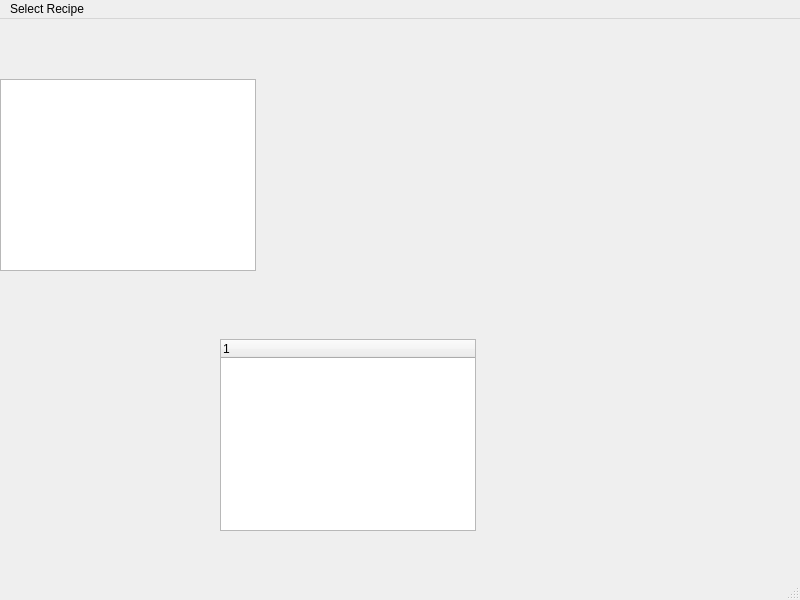
<?xml version="1.0" encoding="UTF-8"?>
<ui version="4.0">
 <class>MainWindow</class>
 <widget class="QMainWindow" name="MainWindow">
  <property name="geometry">
   <rect>
    <x>0</x>
    <y>0</y>
    <width>800</width>
    <height>600</height>
   </rect>
  </property>
  <property name="windowTitle">
   <string>MainWindow</string>
  </property>
  <widget class="QWidget" name="centralwidget">
   <widget class="QTreeView" name="treeView">
    <property name="geometry">
     <rect>
      <x>0</x>
      <y>60</y>
      <width>256</width>
      <height>192</height>
     </rect>
    </property>
   </widget>
   <widget class="QTreeWidget" name="treeWidget">
    <property name="geometry">
     <rect>
      <x>220</x>
      <y>320</y>
      <width>256</width>
      <height>192</height>
     </rect>
    </property>
    <column>
     <property name="text">
      <string notr="true">1</string>
     </property>
    </column>
   </widget>
  </widget>
  <widget class="QMenuBar" name="menubar">
   <property name="geometry">
    <rect>
     <x>0</x>
     <y>0</y>
     <width>800</width>
     <height>25</height>
    </rect>
   </property>
   <widget class="QMenu" name="menuSelect_Recipe">
    <property name="title">
     <string>Select Recipe</string>
    </property>
    <addaction name="separator"/>
    <addaction name="actionPizza"/>
    <addaction name="actionPasta"/>
    <addaction name="actionChocolate_Cake"/>
    <addaction name="actionTea"/>
   </widget>
   <addaction name="menuSelect_Recipe"/>
  </widget>
  <widget class="QStatusBar" name="statusbar"/>
  <action name="actionPizza">
   <property name="text">
    <string>Pizza</string>
   </property>
  </action>
  <action name="actionPasta">
   <property name="text">
    <string>Spaghetti Carbonara</string>
   </property>
  </action>
  <action name="actionChocolate_Cake">
   <property name="text">
    <string>Chocolate Cake</string>
   </property>
  </action>
  <action name="actionTea">
   <property name="text">
    <string>Tea</string>
   </property>
  </action>
 </widget>
 <resources/>
 <connections/>
</ui>
